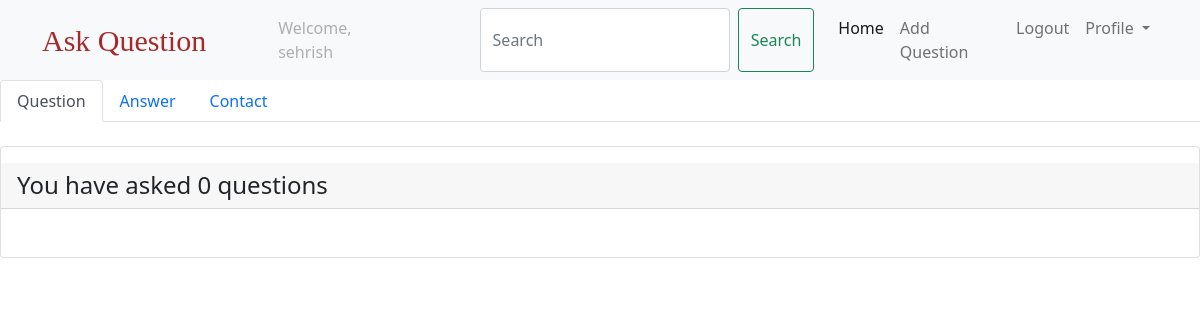
/list/ (signed in), run on an earlier commit of the app's database.
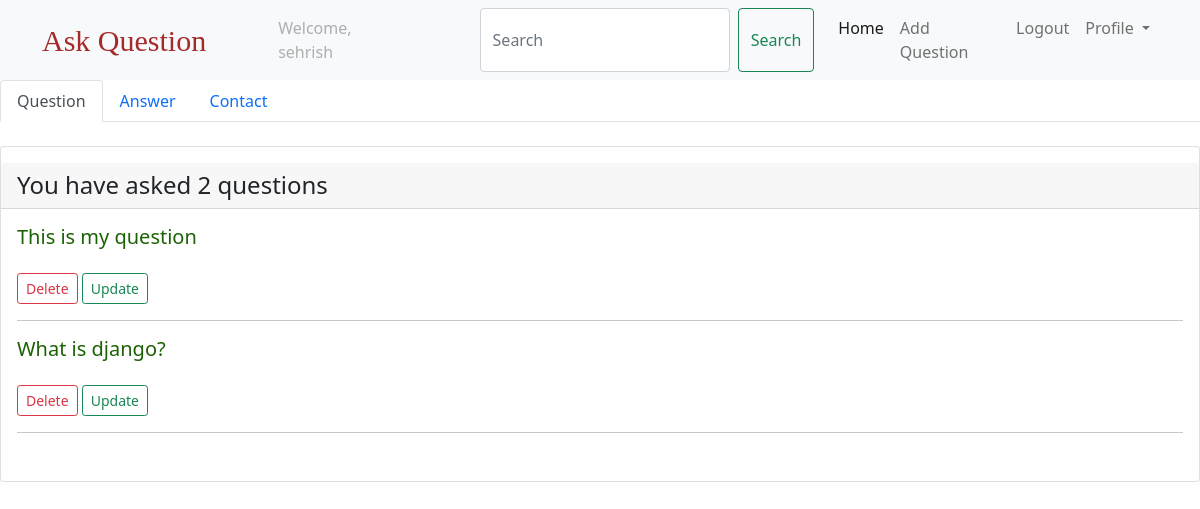
And on a later commit of the database.
### questions/models.py (models this page shows, shortened)
class Question(models.Model):
    created_at = models.DateTimeField(auto_now_add=True)
    title = models.CharField(max_length=250)
    body = models.TextField()
    slug = models.SlugField(max_length=250, unique=True)
    author = models.ForeignKey(
        settings.AUTH_USER_MODEL, on_delete=models.CASCADE, related_name="questions"
    )

### questions/views.py (the view)
# urls.py: path("list/", list_info, name="list"),
@login_required
def list_info(request):
    questions = Question.objects.filter(author=request.user).order_by("-created_at")
    answers = Answer.objects.filter(author=request.user).order_by("-created_at")
    return render(
        request, "list_info.html", {"questions": questions, "answers": answers}
    )

### templates/list_info.html (shortened to what this page needs)
{% extends 'base.html'%}
{% load crispy_forms_tags %}
{% block body %}
  <ul class="nav nav-tabs" id="myTab" role="tablist">
    <li class="nav-item" role="presentation">
      <a class="nav-link active" id="home-tab" data-bs-toggle="tab" href="#home" role="tab" aria-controls="home" aria-selected="true">Question</a>
    </li>
    <li class="nav-item" role="presentation">
      <a class="nav-link" id="profile-tab" data-bs-toggle="tab" href="#profile" role="tab" aria-controls="profile" aria-selected="false">Answer</a>
    </li>
    <li class="nav-item" role="presentation">
      <a class="nav-link" id="contact-tab" data-bs-toggle="tab" href="#contact" role="tab" aria-controls="contact" aria-selected="false">Contact</a>
    </li>
  </ul>
<div class="tab-content" id="myTabContent">
    <div class="tab-pane fade show active" id="home">
        <div class="card mt-4 py-3">
            <h4 class="card-header">
                You have asked {{questions.count}} questions
            </h4>
            <div class="card-body">
                 {% for question in questions %}
                 <h5 class="card-text">
                     <a class="link-style" href="{% url 'qdetails' question.slug %}">
                         {{question.title}}
                     </a>
                 </h5>
                 <a class="btn btn-outline-danger btn-sm mt-3" href="{% url 'delete_question' question.slug %}">
                     Delete
                 </a>
                 <a class="btn btn-outline-success btn-sm mt-3" href="{% url 'update_question' question.slug %}">
                    Update
                </a>
                <hr>
                 {% endfor %}
            </div>
        </div>
    </div>
</div>
{% endblock %}

What changed in the data, as far as the page shows it:
added Question: title "This is my question"
added Question: title "What is django?"
Also different on the page:
{{ questions.count }}: "0" → "2"
